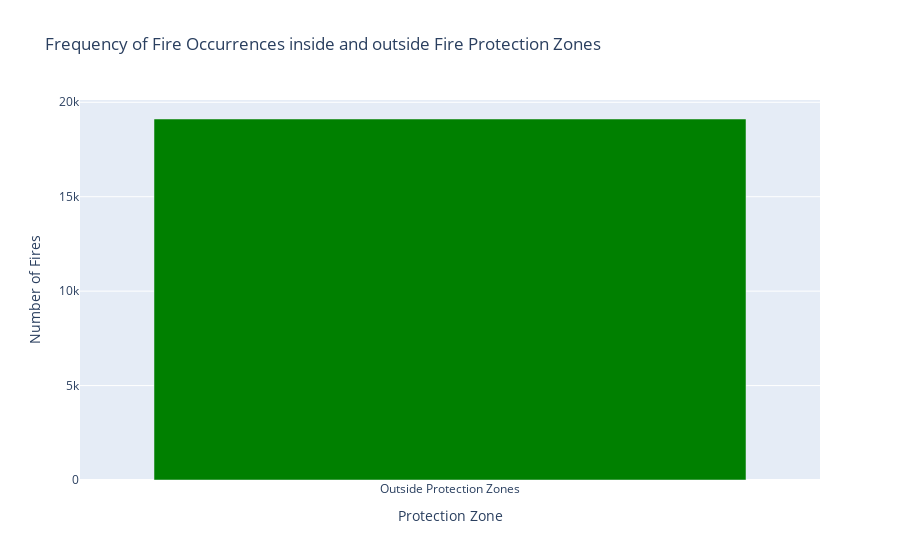

This figure's notebook cell:
### Markdown cell above
# How Does The Frequency Of Fire Occurrence Inside And Outside Fire Protection Zones Compare?
Visualization:
Visualization: Bar chart comparing the frequency of fire occurrences inside and outside fire protection zones, highlighting the differences in fire counts between the two zones.

### Code cell
# Aggregate the data to get the count of fires inside and outside protection zones
fire_counts = collection.aggregate([
    {"$group": {"_id": "$Protection_Zone", "count": {"$sum": 1}}}
])

# Prepare the data for the plot
data_protzone = {"Zone": [], "Fire_Count": []}
for item in fire_counts:
    data_protzone["Zone"].append("Inside Protection Zones" if item["_id"] else "Outside Protection Zones")
    data_protzone["Fire_Count"].append(item["count"])

df_protzone = pd.DataFrame(data_protzone)

# Creating the bar chart
fig = go.Figure()
fig.add_trace(go.Bar(x=df_protzone['Zone'], y=df_protzone['Fire_Count'], marker_color=['green', 'red']))

# Update layout
fig.update_layout(title='Frequency of Fire Occurrences inside and outside Fire Protection Zones',
                  xaxis_title='Protection Zone',
                  yaxis_title='Number of Fires',
                  barmode='group')

# Show the plot
fig.show()

### Figure 1 — Plotly figure (JSON) as saved in the notebook; plotly's stock layout.template omitted (floating-point values rounded to 4 significant figures)
{"data": [{"marker": {"color": ["green", "red"]}, "type": "bar", "x": ["Outside Protection Zones"], "y": [19115]}], "layout": {"barmode": "group", "title": {"text": "Frequency of Fire Occurrences inside and outside Fire Protection Zones"}, "xaxis": {"title": {"text": "Protection Zone"}}, "yaxis": {"title": {"text": "Number of Fires"}}}}
